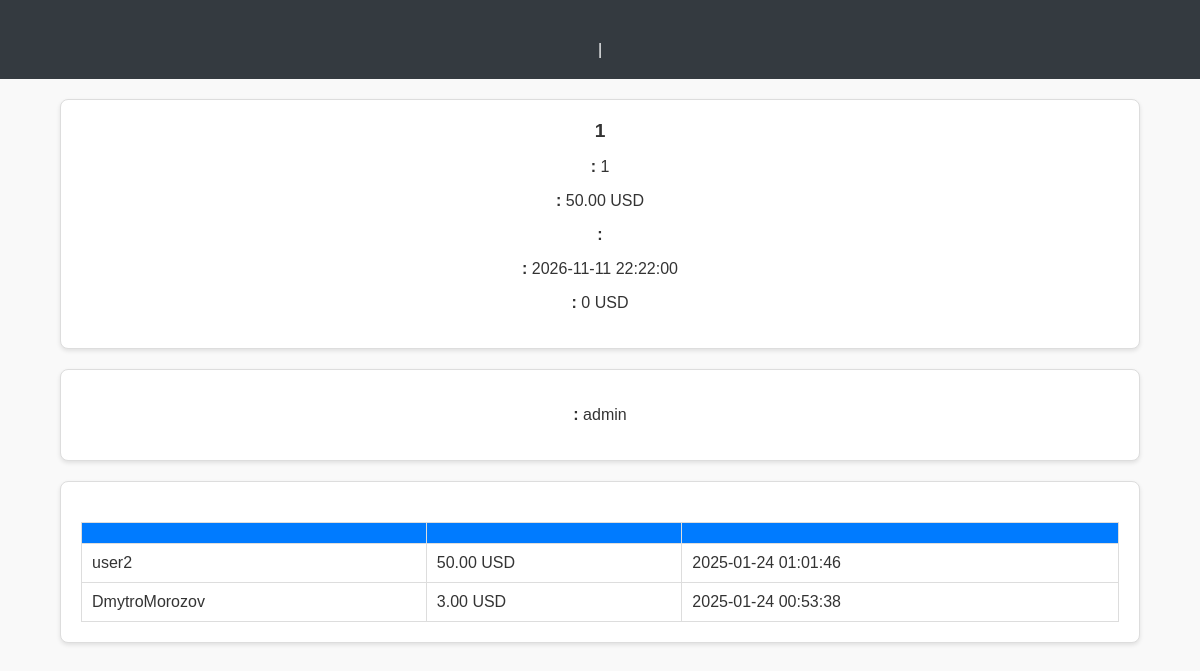
Page /product_details.php?id=46 on the committed database.
### tables this page shows
CREATE TABLE `products` (
  `id` int(11) NOT NULL,
  `user_id` int(11) NOT NULL,
  `title` varchar(100) NOT NULL,
  `description` text NOT NULL,
  `category_id` int(11) DEFAULT NULL,
  `price` decimal(10,2) NOT NULL,
  `created_at` timestamp NOT NULL DEFAULT current_timestamp(),
  `is_auction` tinyint(1) DEFAULT 0,
  `start_price` decimal(10,2) DEFAULT NULL,
  `current_price` decimal(10,2) DEFAULT NULL,
  `end_date` datetime DEFAULT NULL,
  `image` varchar(255) DEFAULT NULL,
  `is_verified` tinyint(1) DEFAULT 0
);

CREATE TABLE `users` (
  `id` int(11) NOT NULL,
  `username` varchar(50) NOT NULL,
  `email` varchar(100) NOT NULL,
  `password` varchar(255) NOT NULL,
  `created_at` timestamp NOT NULL DEFAULT current_timestamp(),
  `role` enum('user','admin') NOT NULL DEFAULT 'user'
);

CREATE TABLE `bids` (
  `id` int(11) NOT NULL,
  `product_id` int(11) NOT NULL,
  `user_id` int(11) NOT NULL,
  `amount` decimal(10,2) NOT NULL,
  `created_at` datetime DEFAULT current_timestamp()
);

### product_details.php (the view, shortened to what this page needs)
<?php
require_once 'config/db.php';
if (isset($_GET['lang'])) {
    $language = $_GET['lang'];
    $_SESSION['lang'] = $language;
} else {
    $language = $_SESSION['lang'] ?? 'en';
}
$translations = require "translations/{$language}.php";
$product_id = $_GET['id'] ?? null;
$stmt = $conn->prepare("SELECT p.*, u.username FROM products p JOIN users u ON p.user_id = u.id WHERE p.id = ?");
$stmt->bind_param("i", $product_id);
$stmt->execute();
$result = $stmt->get_result();
$product = $result->fetch_assoc();
$is_auction = $product['is_auction'];
$current_balance = 0.00;
?>
<!DOCTYPE html>
<html lang="<?php echo htmlspecialchars($language); ?>">
<head>
    <link rel="stylesheet" href="public/styles.css">
</head>
<body>
<header>
    <a href="index.php"><?php echo htmlspecialchars($translations['back_to_home']); ?></a> |
</header>
<div class="container">
    <div class="card">
        <h3><?php echo htmlspecialchars($product['title']); ?></h3>
        <p><strong><?php echo htmlspecialchars($translations['description']); ?>:</strong> <?php echo htmlspecialchars($product['description']); ?></p>
        <p><strong><?php echo htmlspecialchars($translations['price']); ?>:</strong> <?php echo htmlspecialchars($product['current_price'] ?? $product['start_price']); ?> USD</p>
        <?php if ($is_auction): ?>
            <p><strong><?php echo htmlspecialchars($translations['auction']); ?>:</strong> <?php echo htmlspecialchars($translations['yes']); ?></p>
            <p><strong><?php echo htmlspecialchars($translations['end_date']); ?>:</strong> <?php echo htmlspecialchars($product['end_date']); ?></p>
            <p><strong><?php echo htmlspecialchars($translations['your_balance']); ?>:</strong> <?php echo htmlspecialchars($current_balance); ?> USD</p>
        <?php else: ?>
            <p><strong><?php echo htmlspecialchars($translations['auction']); ?>:</strong> <?php echo htmlspecialchars($translations['no']); ?></p>
        <?php endif; ?>
    </div>
    <div class="card">
        <p><strong><?php echo htmlspecialchars($translations['seller']); ?>:</strong> <?php echo htmlspecialchars($product['username']); ?></p>
    </div>
    <div class="card">
        <table>
            <thead>
            <tr>
                <th><?php echo htmlspecialchars($translations['user']); ?></th>
                <th><?php echo htmlspecialchars($translations['amount']); ?></th>
                <th><?php echo htmlspecialchars($translations['date']); ?></th>
            </tr>
            </thead>
            <tbody>
            <?php
            $history_stmt = $conn->prepare("SELECT b.amount, u.username, b.created_at FROM bids b JOIN users u ON b.user_id = u.id WHERE b.product_id = ? ORDER BY b.created_at DESC");
            $history_stmt->bind_param("i", $product_id);
            $history_stmt->execute();
            $history_result = $history_stmt->get_result();
            if ($history_result->num_rows > 0):
                while ($bid = $history_result->fetch_assoc()): ?>
                    <tr>
                        <td><?php echo htmlspecialchars($bid['username']); ?></td>
                        <td><?php echo htmlspecialchars($bid['amount']); ?> USD</td>
                        <td><?php echo htmlspecialchars($bid['created_at']); ?></td>
                    </tr>
                <?php endwhile;
            else: ?>
                <tr>
                    <td colspan="3"><?php echo htmlspecialchars($translations['no_bids']); ?></td>
                </tr>
            <?php endif; ?>
            </tbody>
        </table>
    </div>
</div>
</body>
</html>

### public/styles.css (style rules this page uses)
body { font-family: 'Inter', sans-serif; background-color: #f8f9fa; margin: 0; padding: 0; color: #333; }
.card { background-color: #fff; border: 1px solid #ddd; border-radius: 0.5rem; padding: 1.5rem; text-align: center; box-shadow: 0 2px 4px rgba(0, 0, 0, 0.1); transition: transform 0.3s ease, box-shadow 0.3s ease; }
.card h3 { margin-bottom: 1rem; font-size: 1.2rem; font-weight: bold; color: #333; }
.container { width: 90%; max-width: 1200px; margin: 20px auto; }
.card { background: white; box-shadow: 0 2px 4px rgba(0, 0, 0, 0.1); border-radius: 8px; padding: 20px; margin-bottom: 20px; }
.card h3 { margin-top: 0; color: #333; }
table { width: 100%; border-collapse: collapse; margin-top: 20px; }
table th, table td { padding: 10px; border: 1px solid #ddd; text-align: left; }
table th { background-color: #007bff; color: white; }
body { font-family: Arial, sans-serif; background-color: #f9f9f9; margin: 0; padding: 0; }
header { background-color: #343a40; color: white; padding: 20px 0; text-align: center; }
.card { background-color: white; box-shadow: 0 2px 4px rgba(0, 0, 0, 0.1); padding: 20px; border-radius: 8px; margin-bottom: 20px; }
.card h2, .card h3 { margin-top: 0; color: #333; }

### rows in the picture
products: title "1", description "1", current_price "50.00", end_date "2026-11-11 22:22:00", user.username "admin"
bids: user.username "user2", amount "50.00", created_at "2025-01-24 01:01:46"
bids: user.username "DmytroMorozov", amount "3.00", created_at "2025-01-24 00:53:38"

### other values in the picture
$current_balance "0"
